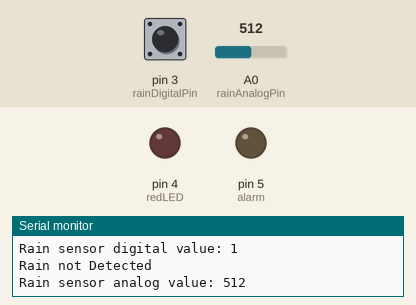
Bench run of a sketch on a simulated Arduino Uno, built with avr-gcc and run on an emulated ATmega328P. Parts: output pins drawn as LEDs (lit = HIGH), the last lines printed to the serial monitor. The test bench sets the inputs (shaded band); at power-on: A0 (rainAnalogPin) = 512, pin 3 (rainDigitalPin) HIGH.

Above: at 4.8 s.
4.9 s: A0 (rainAnalogPin) set to 485
At 12.0 s:
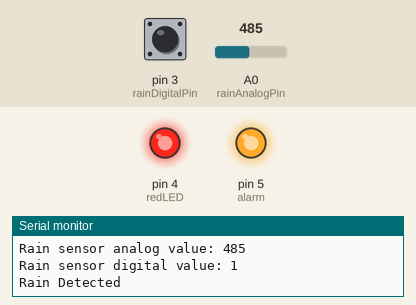
12.5 s: A0 (rainAnalogPin) set to 510
At 19.4 s:
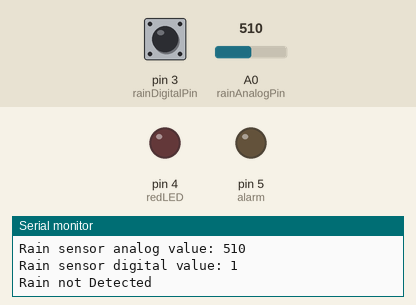
20.5 s: A0 (rainAnalogPin) set to 490
At 27.9 s:
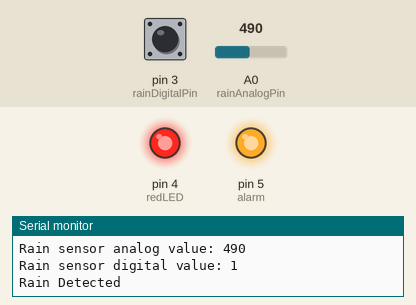
Timing chart, 0 to 29.4 s (numbered marks = the images above; inputs shaded):
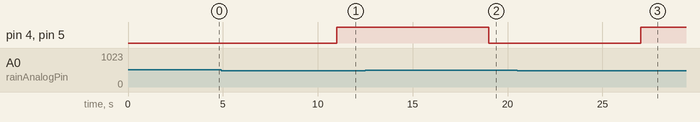

Measured:
- the behaviour switches between 501 and 500 on A0 (rainAnalogPin) (found by bisection; images 0 and 1)
- after the input at 4.9 s, pin 4 (redLED), pin 5 (alarm): LOW → HIGH after 6.1 s
- after the input at 12.5 s, pin 4 (redLED), pin 5 (alarm): HIGH → LOW after 6.5 s
- after the input at 20.5 s, pin 4 (redLED), pin 5 (alarm): LOW → HIGH after 6.5 s

The sketch:

rain_sensor.ino
```cpp
int alarm = 5; //PWM (~) Pin
int rainAnalogPin = A0;
int rainDigitalPin = 3;
int redLED = 4;
void setup(){
  pinMode(rainAnalogPin, INPUT);
  pinMode(rainDigitalPin, INPUT);
  pinMode(alarm, OUTPUT);
  pinMode(redLED, OUTPUT);
  Serial.begin(9600);
}
void loop() {
  // read the input on analog pin 0:
  int sensorAnalogValue = analogRead(rainAnalogPin);
  Serial.print("Rain sensor analog value: ");
  Serial.println(sensorAnalogValue);
  delay(3000);

  // read the input on digital pin 2:
  int sensorDigitalValue = digitalRead(rainDigitalPin);
  Serial.print("Rain sensor digital value: ");
  Serial.println(sensorDigitalValue);

//digital output
 if(sensorAnalogValue <= 500) //High means rain detected; In some case vise versa
 {
  digitalWrite(redLED, HIGH);
  digitalWrite(alarm, HIGH); //the buzzer sound frequency at 5000 Hz
  Serial.println("Rain Detected");
  delay(1000);
 }
 else {
  digitalWrite(redLED, LOW);
  digitalWrite(alarm, LOW);
  Serial.println("Rain not Detected");
  delay(1000);
 }
}
```
